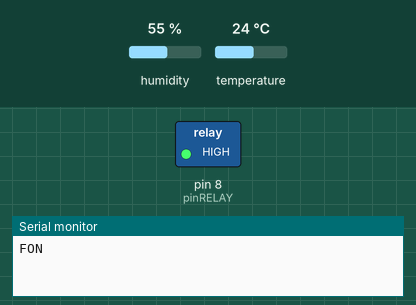
Simulated run of this sketch. Board: Arduino Uno, built with avr-gcc and run on an emulated ATmega328P. Shown: switched loads named in the sketch (green lamp = pin HIGH), the last lines printed to the serial monitor. The test bench sets the inputs (shaded band); at power-on: humidity 55 %, temperature 24 °C.

Above: at 2.3 s.
2.4 s: humidity set to 26 %
4.5 s: humidity set to 23 %
At 5.5 s:
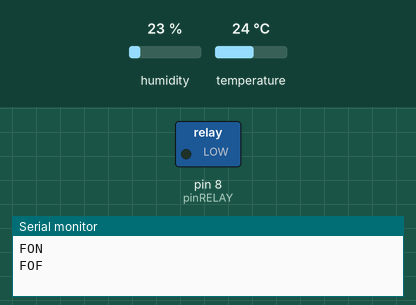
6.6 s: humidity set to 38 %
8.8 s: humidity set to 41 %
At 10.3 s:
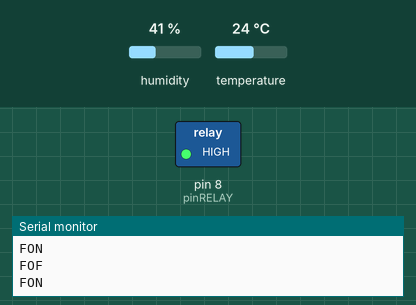
10.9 s: humidity set to 22 %
At 13.0 s:
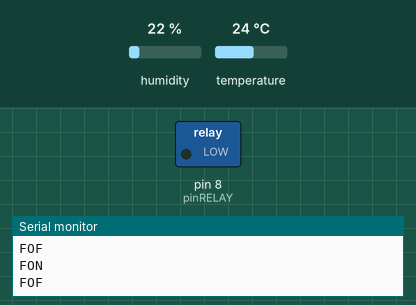
Timing chart, 0 to 14.5 s (numbered marks = the images above; inputs shaded):
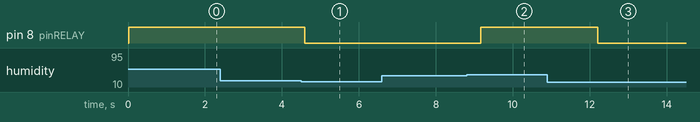

Measured:
- the behaviour switches between 25 and 24 % on humidity (found by bisection; images 0 and 1)
- the behaviour switches between 39 and 40 % on humidity (found by bisection; images 1 and 2)
- after the input at 2.4 s, every drawn part: stays the same
- after the input at 4.5 s, pin 8 (pinRELAY): HIGH → LOW after 0.09 s
- after the input at 6.6 s, every drawn part: stays the same
- after the input at 8.8 s, pin 8 (pinRELAY): LOW → HIGH after 0.36 s
- after the input at 10.9 s, pin 8 (pinRELAY): HIGH → LOW after 1.3 s

The sketch:

DHT11.ino
```cpp
#include <SimpleDHT.h>
int pinDHT11 = 2;
int pinRELAY = 8;
SimpleDHT11 dht11;
bool runFan = false;


void setup() {
  while(!Serial);
  Serial.begin(9600);
  pinMode(pinRELAY, OUTPUT);
  digitalWrite(pinRELAY, LOW);
}

void loop() {
  byte temperature = 0;
  byte humidity = 0;
  int err = SimpleDHTErrSuccess;

  err = dht11.read(pinDHT11, &temperature, &humidity, NULL);

  if (err == SimpleDHTErrSuccess) {
    //Serial.print("temp=");  Serial.println((int)temperature);
    //Serial.print("humi=");  Serial.println((int)humidity);
  }
  else {
    //Serial.print("erro=");  Serial.println(err);
    delay(1000);
    return;
  }

  if (humidity >= 40 and runFan == false){
    digitalWrite(pinRELAY, HIGH);
    Serial.write("FON\n");
    runFan = true;
    }
   else if (humidity < 25 and runFan == true) {
    digitalWrite(pinRELAY, LOW);
    Serial.write("FOF\n");
    runFan = false;
    }
  delay(1500);  /* DHT11 sampling rate is 1HZ. */
}
```
